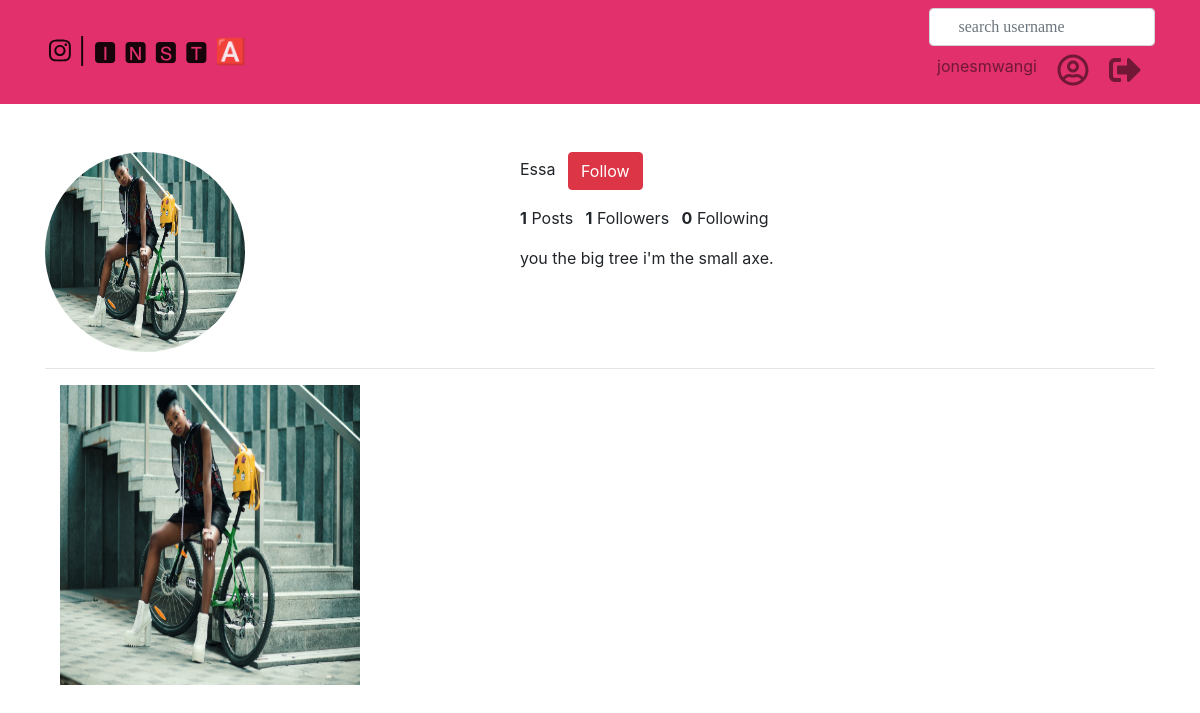
The app's page /profile/1 (signed in) with its own data.
### photoapp/models.py (models this page shows, shortened)
class Profile(models.Model):
    user = models.OneToOneField(User, on_delete=models.CASCADE,null=True)
    profile_photo= models.ImageField(upload_to='profiles/',null=True)
    bio= models.CharField(max_length=240, null=True)

class Image(models.Model):
    posted_by = models.ForeignKey(User, null=True)
    profile = models.ForeignKey(Profile, on_delete=models.CASCADE,null=True)
    insta_image = models.ImageField(upload_to='picha/',null=True)
    caption = models.TextField(null=True)
    likes = models.PositiveIntegerField(default=0)

### photoapp/views.py (the view)
# urls.py: url(r'^profile/(\d+)', views.profile, name='profile'),
@login_required
def profile(request,profile_id):
    profile = Profile.objects.get(pk = profile_id)
    images = Image.objects.filter(profile_id=profile).all()
    return render(request,"profile.html",{"profile":profile,"images":images})

### photoapp/templates/profile.html (shortened to what this page needs)
{%extends 'base.html'%}
{% block content %}
{% load bootstrap4 %}
<br>
<br>
<div class="container top">
  <div class="row">
    <div class="col-md-12">
      <div class="row">
        <div class="col-md-5">
          {% if profile.profile_photo %}
          <img src="{{profile.profile_photo.url}}" alt="profile-photo" class="img-fluid-circle" style="border-radius: 50%;height:200px;width: 200px;">
          {% endif %}
        </div>
        <div class="col-md-5 text-left">
          <ul class="list-inline">
            <li class="list-inline-item">
              <span class="username">{{ profile.user }}</span>
            </li>
            {% if profile.user == user %}
            <!-- <li class="list-inline-item">
              <a class="btn btn-edit" href="">Edit Profile</a>
            </li> -->
            <li class="list-inline-item">
              <a data-toggle="modal" data-target="#edit" href=""><i class="far fa-edit"></i>Edit Profile</a>
            </li>
            {% else %}
            <li class="list-inline-item">
              <a href="#" class="btn btn-danger">Follow</a>
            </li>
            {% endif %}
          </ul>
          <ul class="list-inline">
            <li class="list-inline-item">
              <span class="font-weight-bold">{{images|length}}</span> Posts
            </li>
            <li class="list-inline-item">
              <span class="font-weight-bold">{{profile.user.follow.all | length}}</span> Followers
            </li>
            <li class="list-inline-item">
              <span class="font-weight-bold">{{profile.user.c_user.all | length}}</span> Following
            </li>
          </ul>
          <p class="font3">{{profile.bio}}</p>
        </div>
      </div>
    </div>
  </div>
  <hr>
  <div class="container">
    <div class="row">
      {% for image in images %}
      <div class="col-md-4">
        <img src="{{image.insta_image.url}}" alt="Image" style="height:300px;width:300px;">
      </div>
      {% empty %}
      <div class="col-md-12">
        <h2>Profile has no images</h2>
      </div>
      {% endfor %}
    </div>
  </div>
</div>
{% endblock %}

### photoapp/templates/navbar.html (shortened to what this page needs)
<!DOCTYPE html>
<html lang="en">
<head>
</head>
<body>
  <nav class="navbar navbar-expand-lg navbar-light sticky-top" style="background-color: #E1306C;" style="font-size: 25px">
    <div class="container">
      <a class="navbar-brand ml-1" href="{% url 'home' %}" style="font-size: 25px"><i class="fab fa-instagram "></i> | 🅸 🅽 🆂 🆃 🅰 </a>
      <div id="search">
      <div class="collapse navbar-collapse" id="navbarSupportedContent">
        <form class="form-inline mx-auto" role="search" action="{% url 'search_results' %}" method="get">
          <div class="form-group">
            <input type="text" class="form-control" role="search" placeholder="&#xf002; search username" aria-label="Search" name="username">
          </div>
        </form>
      </div>
        <ul class="navbar-nav">
          <li class="nav-item">
            <a class="nav-link" href="#" title="User">{{user}}</a>
          <li class="nav-item mx-1">
            <a class="nav-link" href="/profile/{{user.id}}" title="profile"><i class="far fa-user-circle fa-2x"></i></i></a>
          </li>
          <li class="nav-item">
            <a class="nav-link" href="/logout" title="Logout"><i class="fas fa-sign-out-alt fa-2x"></i></i></a>
          </li>
        </ul>
      </div>
    </div>
  </nav>
</body>
</html>

### photoapp/static/css/baseimages.css (style rules this page uses)
.form-control { font-family: 'Indie Flower', cursive; }
body { background-image: url('/static/img/black.jpg'); z-index: 0; background-color: white; background-blend-mode: lighten; }

### records on screen
Profile: profile_photo (picture), user "Essa", user.follow.all|length "1", user.c_user.all|length "0", bio "you the big tree i'm the small axe."
Image: insta_image (picture)

### other values on screen
{{ user }} "jonesmwangi"
{{ images|length }} "1"
